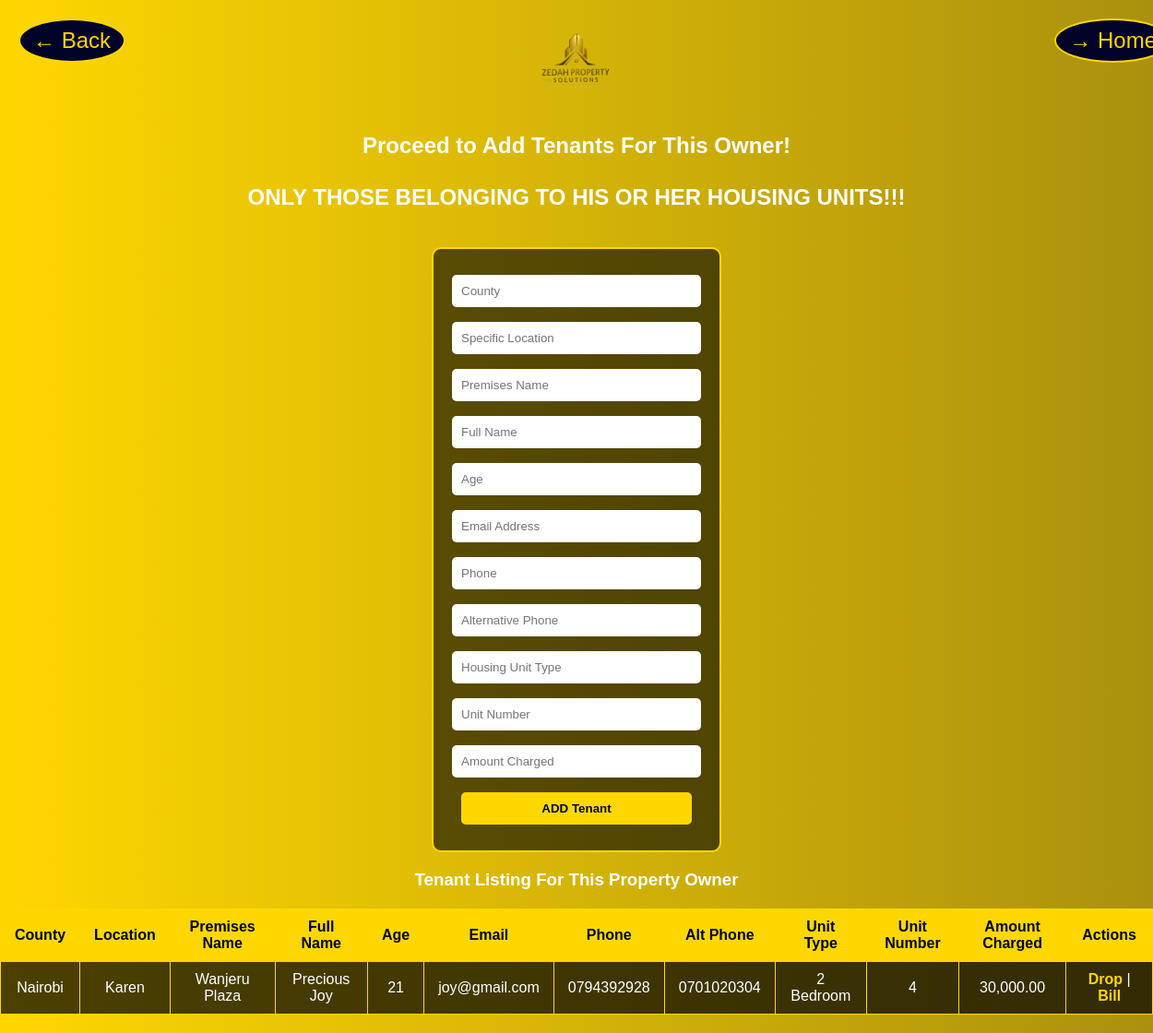
The page /add_tenant.php?owner_id=11 on the database its author committed.
### tables this page shows
CREATE TABLE `tenants` (
  `id` int(11) NOT NULL,
  `owner_id` int(11) NOT NULL,
  `county` varchar(100) NOT NULL,
  `location` varchar(150) NOT NULL,
  `premises_name` varchar(150) NOT NULL,
  `full_name` varchar(150) NOT NULL,
  `age` int(11) NOT NULL,
  `email` varchar(150) NOT NULL,
  `phone` varchar(20) NOT NULL,
  `alt_phone` varchar(20) DEFAULT NULL,
  `unit_type` varchar(100) NOT NULL,
  `unit_number` varchar(50) NOT NULL,
  `amount_charged` decimal(10,2) NOT NULL,
  `created_at` timestamp NOT NULL DEFAULT current_timestamp()
);

### add_tenant.php (the view, shortened to what this page needs)
<?php
$host = "localhost";
$user = "root";
$password = "";
$database = "housing";
$conn = new mysqli($host, $user, $password, $database);
$owner_id = intval($_GET['owner_id']);
$tenants = $conn->query("SELECT * FROM tenants WHERE owner_id = $owner_id ORDER BY id DESC");
?>
<!DOCTYPE html>
<html>
<head>
</head>
<body>
    <div class="nav-arrows">
        <a href="index.html">&#8592; Back</a>
        <a href="index.html">&#8594; Home</a>
    </div>
    <div class="logo">
        <img src="logo.png" alt="Logo" width="100">
    </div>
    <h2> Proceed to Add Tenants For This Owner!<br><br>
        <b>ONLY THOSE BELONGING TO HIS OR HER HOUSING UNITS!!!</b>
    </h2>
    <form method="post">
        <input type="text" name="county" placeholder="County" required><br>
        <input type="text" name="location" placeholder="Specific Location" required><br>
        <input type="text" name="premises_name" placeholder="Premises Name" required><br>
        <input type="text" name="full_name" placeholder="Full Name" required><br>
        <input type="number" name="age" placeholder="Age" required><br>
        <input type="email" name="email" placeholder="Email Address" required><br>
        <input type="text" name="phone" placeholder="Phone" required><br>
        <input type="text" name="alt_phone" placeholder="Alternative Phone" required><br>
        <input type="text" name="unit_type" placeholder="Housing Unit Type" required><br>
        <input type="text" name="unit_number" placeholder="Unit Number" required><br>
        <input type="number" step="0.01" name="amount_charged" placeholder="Amount Charged" required><br>
        <button type="submit">ADD Tenant</button>
    </form>
    <h3>Tenant Listing For This Property Owner</h3>
    <table>
        <tr>
            <th>County</th>
            <th>Location</th>
            <th>Premises Name</th>
            <th>Full Name</th>
            <th>Age</th>
            <th>Email</th>
            <th>Phone</th>
            <th>Alt Phone</th>
            <th>Unit Type</th>
            <th>Unit Number</th>
            <th>Amount Charged</th>
            <th>Actions</th>
        </tr>
        <?php while ($t = $tenants->fetch_assoc()): ?>
        <tr>
            <td><?= $t['county'] ?></td>
            <td><?= $t['location'] ?></td>
            <td><?= $t['premises_name'] ?></td>
            <td><?= $t['full_name'] ?></td>
            <td><?= $t['age'] ?></td>
            <td><?= $t['email'] ?></td>
            <td><?= $t['phone'] ?></td>
            <td><?= $t['alt_phone'] ?></td>
            <td><?= $t['unit_type'] ?></td>
            <td><?= $t['unit_number'] ?></td>
            <td><?= number_format($t['amount_charged'], 2) ?></td>
            <td>
                <a href="add_tenant.php?owner_id=<?= $owner_id ?>&drop_tenant=<?= $t['id'] ?>" onclick="return confirm('Remove tenant?')">Drop</a> |
                <a href="bill_tenant.php?tenant_id=<?= $t['id'] ?>">Bill</a>
            </td>
        </tr>
        <?php endwhile; ?>
    </table>
</body>
</html>

### add_tenant.php (style rules this page uses)
body { margin: 0; font-family: Arial, sans-serif; color: white; text-align: center; background: linear-gradient(270deg, #000428, #000428, #ffd700); background-size: 600% 600%; animation: backgroundShift 10s ease infinite; }
.logo { margin-top: 20px; }
.nav-arrows { position: absolute; top: 20px; width: 100%; display: flex; justify-content: space-between; padding: 0 20px; }
.nav-arrows a { color: gold; font-size: 24px; text-decoration: none; background: #000428; padding: 8px 14px; border-radius: 50%; border: 2px solid gold; transition: 0.3s; }
form { background: rgba(0,0,0,0.6); display: inline-block; padding: 20px; border-radius: 10px; border: 2px solid gold; margin-top: 20px; }
form input, form select, form button { margin: 8px 0; padding: 10px; width: 250px; border: none; border-radius: 5px; }
form input { background: white; color: #000; }
form button { background: gold; color: #000428; font-weight: bold; cursor: pointer; }
table { margin: 20px auto; border-collapse: collapse; background: rgba(0,0,0,0.7); }
table th, table td { border: 1px solid gold; padding: 10px 15px; }
table th { background: gold; color: #000428; }
table a { color: gold; text-decoration: none; font-weight: bold; }

### rows shown on the page
tenants: county "Nairobi", location "Karen", premises_name "Wanjeru Plaza", full_name "Precious Joy", age "21", email "joy@gmail.com", phone "0794392928", alt_phone "0701020304", unit_type "2 Bedroom", unit_number "4", amount_charged "30,000.00"
